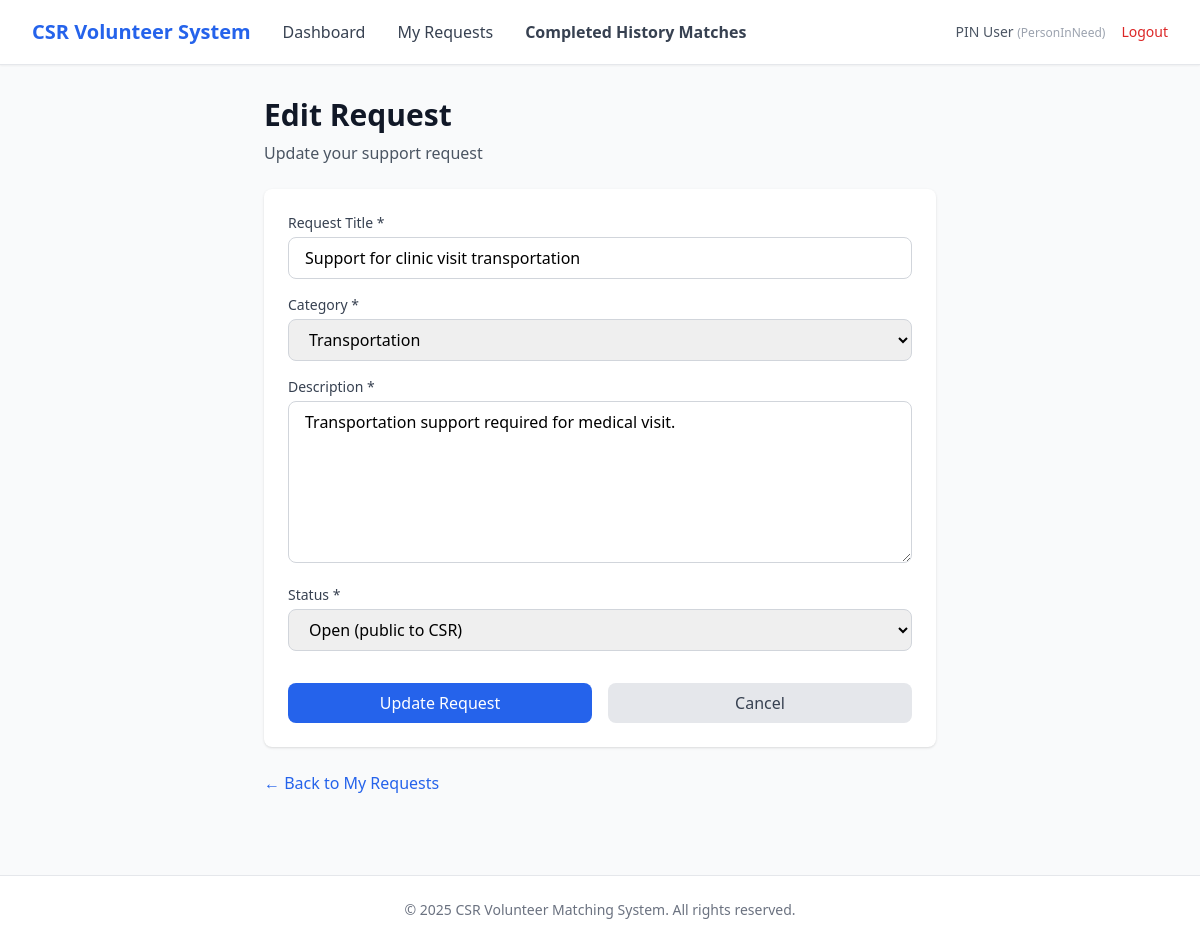
The page /pin/requests/305/edit (signed in) on the database its author committed.
### app/entity/user_account.py (models this page shows, shortened)
class UserAccount(UserMixin, db.Model):
    __tablename__ = "user_accounts"
    userID = db.Column(db.Integer, primary_key=True, autoincrement=True)  # explicit auto increment
    name = db.Column(db.String(100), nullable=False)
    email = db.Column(db.String(120), nullable=False, unique=True, index=True)
    _password = db.Column("password", db.String(255), nullable=False)
    age = db.Column(db.Integer)
    phoneNumber = db.Column(db.String(20))
    isActive = db.Column(db.Boolean, default=True)
    profileID = db.Column(db.Integer, db.ForeignKey("user_profiles.profileID"), nullable=False)
    profile = db.relationship("UserProfile", back_populates="users", lazy=True)
    @property
    def password(self):
        raise AttributeError("Password is write-only.")
    @password.setter
    def password(self, raw):
        self._password = generate_password_hash(raw)

### app/entity/user_profile.py (models this page shows)
class UserProfile(db.Model):
    __tablename__ = "user_profiles"
    profileID   = db.Column(db.Integer, primary_key=True, autoincrement=True)  # explicit auto increment
    profileName = db.Column(db.String(50), nullable=False, unique=True)
    description = db.Column(db.String(255))
    isActive    = db.Column(db.Boolean, default=True)
    users = db.relationship("UserAccount", back_populates="profile", lazy=True)

### app/entity/request.py (models this page shows)
class Request(db.Model):
    __tablename__ = "requests"
    requestID = db.Column(db.Integer, primary_key=True)
    pinID = db.Column(db.Integer, db.ForeignKey("user_accounts.userID"), nullable=False)
    csrRepID = db.Column(db.Integer, db.ForeignKey("user_accounts.userID"))
    categoryID = db.Column(db.Integer, db.ForeignKey("categories.categoryID"), nullable=False)
    title = db.Column(db.String(150), nullable=False)
    description = db.Column(db.Text)
    status = db.Column(db.String(30), default="open")
    viewCount = db.Column(db.Integer, default=0)
    shortlistCount = db.Column(db.Integer, default=0)
    createdAt = db.Column(db.DateTime, default=db.func.now(), nullable=False)
    closedAt  = db.Column(db.DateTime)
    category = db.relationship("Category", back_populates="requests", lazy=True)
    person_in_need = db.relationship(
        "UserAccount",
        foreign_keys=[pinID],
        backref=db.backref("requests_made", lazy=True),
        lazy=True
    )
    csr_representative = db.relationship(
        "UserAccount",
        foreign_keys=[csrRepID],
        backref=db.backref("requests_supported", lazy=True),
        lazy=True
    )
    shortlists = db.relationship(
        "Shortlist",
        back_populates="request",
        cascade="all, delete-orphan",
        passive_deletes=True
    )
    match_records = db.relationship(
        "MatchRecord",
        back_populates="request",
        cascade="all, delete-orphan",
        passive_deletes=True
    )

### app/entity/category.py (models this page shows)
class Category(db.Model):
    __tablename__ = "categories"
    categoryID   = db.Column(db.Integer, primary_key=True)
    categoryName = db.Column(db.String(100), nullable=False, unique=True)
    description  = db.Column(db.String(255))
    isActive     = db.Column(db.Boolean, default=True)
    requests = db.relationship("Request", back_populates="category", lazy=True)

### app/boundary/routes.py (the view, shortened to what this page needs)
@boundary_bp.route("/pin/requests/<int:request_id>/edit", methods=["GET", "POST"])
@login_required
def pin_edit_request(request_id):
    from app.entity.request import Request
    from app.entity.category import Category
    from app.control.pin_updateRequest_controller import PinUpdateRequestController
    req = Request.query.get(request_id)
    if not req or req.pinID != current_user.userID:
        raise NotFound("Request not found or unauthorized.")
    categories = Category.query.filter_by(isActive=True).all()
    return render_template("pin/edit_request.html", req=req, categories=categories)

### app/entity/user_account.py (called while the page is built)
@login_manager.user_loader
def load_user(user_id):
    return UserAccount.query.get(int(user_id))

### app/templates/pin/edit_request.html (shortened to what this page needs)
{% extends "base.html" %}
{% block nav_links %}
<a href="{{ url_for('boundary.pin_dashboard') }}" class="text-gray-700 hover:text-primary">Dashboard</a>
<a href="{{ url_for('boundary.pin_requests') }}" class="text-gray-700 hover:text-primary">My Requests</a>
<a href="{{ url_for('boundary.pin_match_records') }}" class="text-gray-700 hover:text-primary font-semibold">Completed History Matches</a>
{% endblock %}
{% block content %}
<div class="max-w-2xl mx-auto">
    <div class="mb-6">
        <h1 class="text-3xl font-bold text-gray-900">Edit Request</h1>
        <p class="text-gray-600 mt-2">Update your support request</p>
    </div>
    <div class="bg-white rounded-lg shadow p-6">
        <form method="POST" action="{{ url_for('boundary.pin_edit_request', request_id=req.requestID) }}">
            <div class="space-y-4">
                <div>
                    <label for="title" class="block text-sm font-medium text-gray-700 mb-1">Request Title *</label>
                    <input type="text"
                           id="title"
                           name="title"
                           value="{{ req.title }}"
                           required
                           class="w-full px-4 py-2 border border-gray-300 rounded-lg focus:ring-2 focus:ring-primary focus:border-transparent">
                </div>
                <div>
                    <label for="category_id" class="block text-sm font-medium text-gray-700 mb-1">Category *</label>
                    <select id="category_id"
                            name="category_id"
                            required
                            class="w-full px-4 py-2 border border-gray-300 rounded-lg focus:ring-2 focus:ring-primary focus:border-transparent">
                        {% for category in categories %}
                        <option value="{{ category.categoryID }}" {% if category.categoryID == req.categoryID %}selected{% endif %}>
                            {{ category.categoryName }}
                        </option>
                        {% endfor %}
                    </select>
                </div>
                <div>
                    <label for="description" class="block text-sm font-medium text-gray-700 mb-1">Description *</label>
                    <textarea id="description"
                              name="description"
                              required
                              rows="6"
                              class="w-full px-4 py-2 border border-gray-300 rounded-lg focus:ring-2 focus:ring-primary focus:border-transparent">{{ req.description }}</textarea>
                </div>
                <div>
                    <label for="status" class="block text-sm font-medium text-gray-700 mb-1">Status *</label>
                    <select id="status"
                            name="status"
                            required
                            class="w-full px-4 py-2 border border-gray-300 rounded-lg focus:ring-2 focus:ring-primary focus:border-transparent">
                        <option value="Open" {% if req.status|lower == 'open' %}selected{% endif %}>Open (public to CSR)</option>
                    </select>
                </div>
                <div class="flex gap-4 pt-4">
                    <button type="submit"
                            class="flex-1 bg-primary text-white py-2 px-4 rounded-lg hover:bg-blue-700 transition">
                        Update Request
                    </button>
                    <a href="{{ url_for('boundary.pin_requests') }}"
                       class="flex-1 text-center bg-gray-200 text-gray-700 py-2 px-4 rounded-lg hover:bg-gray-300 transition">
                        Cancel
                    </a>
                </div>
            </div>
        </form>
    </div>
    <div class="mt-6">
        <a href="{{ url_for('boundary.pin_requests') }}" class="text-primary hover:text-blue-700">
            ← Back to My Requests
        </a>
    </div>
</div>
{% endblock %}

### app/templates/base.html (shortened to what this page needs)
<!DOCTYPE html>
<html lang="en">
<head>
    <script src="https://cdn.tailwindcss.com"></script>
</head>
<body class="bg-gray-50 min-h-screen">
    {% if current_user.is_authenticated %}
    <nav class="bg-white shadow-sm border-b border-gray-200">
        <div class="max-w-7xl mx-auto px-4 sm:px-6 lg:px-8">
            <div class="flex justify-between items-center h-16">
                <div class="flex items-center gap-8">
                    <a href="{{ url_for('boundary.login') }}" class="text-xl font-bold text-primary">
                        CSR Volunteer System
                    </a>
                    {% block nav_links %}{% endblock %}
                </div>
                <div class="flex items-center gap-4">
                    <span class="text-sm text-gray-600">
                        {{ current_user.name }}
                        <span class="text-xs text-gray-400">({{ current_user.profile.profileName }})</span>
                    </span>
                    <a href="{{ url_for('boundary.logout') }}" class="text-sm text-red-600 hover:text-red-700">
                        Logout
                    </a>
                </div>
            </div>
        </div>
    </nav>
    {% endif %}
    <main class="max-w-7xl mx-auto px-4 sm:px-6 lg:px-8 py-8">
        {% block content %}{% endblock %}
    </main>
    <footer class="bg-white border-t border-gray-200 mt-12">
        <div class="max-w-7xl mx-auto px-4 sm:px-6 lg:px-8 py-6">
            <p class="text-center text-sm text-gray-500">
                &copy; 2025 CSR Volunteer Matching System. All rights reserved.
            </p>
        </div>
    </footer>
</body>
</html>

### rows shown on the page
UserAccount: name "PIN User"
UserProfile: profile.profileName "PersonInNeed"
Request: title "Support for clinic visit transportation", category_id "Transportation", description "Transportation support required for medical visit.", status "Open (public to CSR)"
